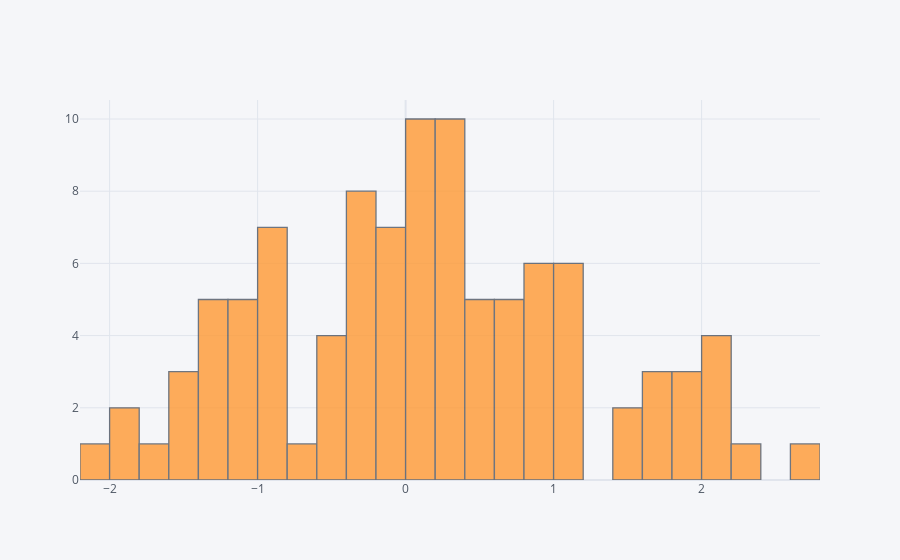

The notebook cell saved with this chart:
### Markdown cell above
## Histogram

### Code cell
df['A'].iplot(kind='hist',bins=25)

### Figure 1 — Plotly figure (JSON) as saved in the notebook; plotly's stock layout.template omitted (floating-point values rounded to 4 significant figures)
{"data": [{"histfunc": "count", "histnorm": "", "marker": {"color": "rgba(255, 153, 51, 1.0)", "line": {"color": "#4D5663", "width": 1.3}}, "name": "A", "nbinsx": 25, "opacity": 0.8, "orientation": "v", "type": "histogram", "x": [-1.358, 0.09217, 0.4493, 0.6996, 2.15, 0.2418, -0.8777, 1.054, 0.08524, 0.4987, -0.4269, 0.3314, 0.811, -1.892, -0.1987, -0.3859, 0.7622, 1.134, -0.6167, -0.1215, -1.101, 0.3329, -1.021, 0.05398, 0.3725, 0.1027, -1.167, 0.0545, 0.07844, -0.5987, -1.191, -0.9428, -0.2084, 2.064, -0.08801, 2.349, -0.3288, 0.1368, 1.636, -0.9865, 0.5322, 1.813, 2.019, 0.3426, -0.405, -2.125, 0.3577, 0.6213, 1.153, 1.537, 2.009, -1.585, -0.8723, -0.1505, -1.006, 1.84, -0.06622, -1.292, 0.5437, 0.5423, 1.551, 0.1307, -0.4491, -0.2616, 0.3454, -0.2185, -1.548, -0.243, 0.1071, -0.03072, 0.619, 0.9498, -0.3191, 1.03, 0.2163, -1.908, 0.9912, -1.294, -1.557, -0.8568, 1.106, 0.821, -0.8753, -1.331, -0.1527, -1.631, 1.882, 0.2876, -0.8927, 0.893, 0.66, -1.254, 1.024, 1.745, 1.678, -0.2098, 2.718, 0.1533, 0.8962, 0.2186]}], "layout": {"barmode": "overlay", "legend": {"bgcolor": "#F5F6F9", "font": {"color": "#4D5663"}}, "paper_bgcolor": "#F5F6F9", "plot_bgcolor": "#F5F6F9", "title": {"font": {"color": "#4D5663"}}, "xaxis": {"gridcolor": "#E1E5ED", "showgrid": true, "tickfont": {"color": "#4D5663"}, "title": {"font": {"color": "#4D5663"}, "text": ""}, "zerolinecolor": "#E1E5ED"}, "yaxis": {"gridcolor": "#E1E5ED", "showgrid": true, "tickfont": {"color": "#4D5663"}, "title": {"font": {"color": "#4D5663"}, "text": ""}, "zerolinecolor": "#E1E5ED"}}}
